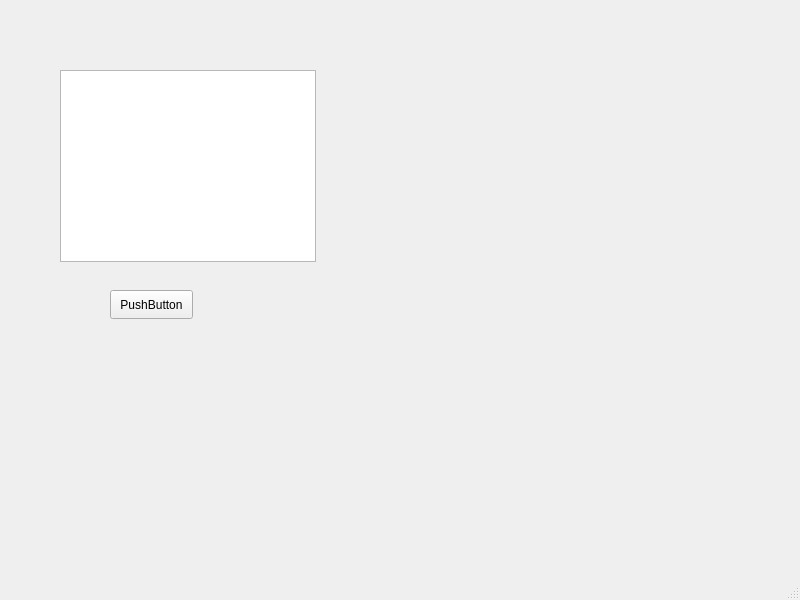
<?xml version="1.0" encoding="UTF-8"?>
<ui version="4.0">
 <class>MainWindow</class>
 <widget class="QMainWindow" name="MainWindow">
  <property name="geometry">
   <rect>
    <x>0</x>
    <y>0</y>
    <width>800</width>
    <height>600</height>
   </rect>
  </property>
  <property name="windowTitle">
   <string>MainWindow</string>
  </property>
  <widget class="QWidget" name="centralwidget">
   <widget class="QTextBrowser" name="textBrowser">
    <property name="geometry">
     <rect>
      <x>60</x>
      <y>70</y>
      <width>256</width>
      <height>192</height>
     </rect>
    </property>
   </widget>
   <widget class="QPushButton" name="pushButton">
    <property name="geometry">
     <rect>
      <x>110</x>
      <y>290</y>
      <width>83</width>
      <height>29</height>
     </rect>
    </property>
    <property name="text">
     <string>PushButton</string>
    </property>
   </widget>
  </widget>
  <widget class="QMenuBar" name="menubar">
   <property name="geometry">
    <rect>
     <x>0</x>
     <y>0</y>
     <width>800</width>
     <height>25</height>
    </rect>
   </property>
  </widget>
  <widget class="QStatusBar" name="statusbar"/>
 </widget>
 <resources/>
 <connections/>
</ui>
